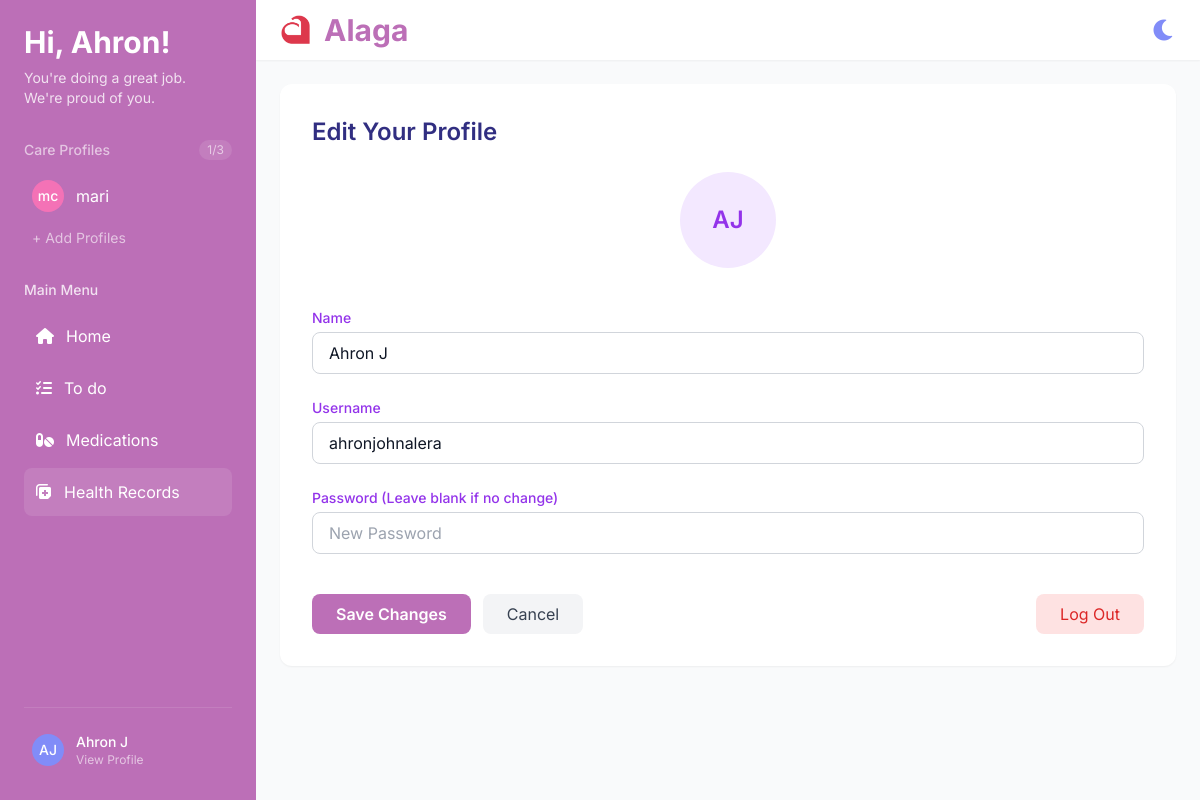
/view_profile (signed in), run on an earlier commit of the app's database.
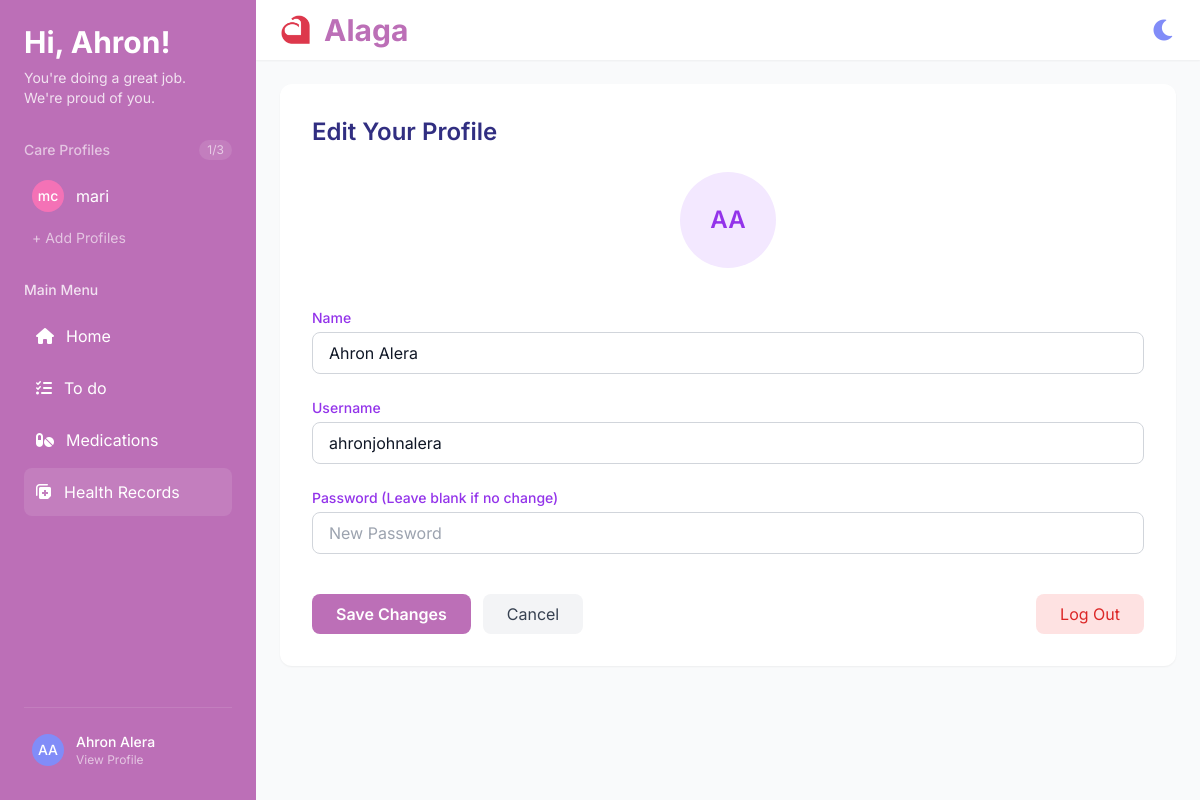
And on a later commit of the database.
### app.py (models this page shows)
class User(db.Model, UserMixin):
    id = db.Column(db.Integer, primary_key=True)
    fullname = db.Column(db.String(20), nullable=False)
    username = db.Column(db.String(20), unique=True, nullable=False)
    password = db.Column(db.String(80), nullable=False)

class CareProfile(db.Model):
    id = db.Column(db.Integer, primary_key=True)
    care_recipient = db.Column(db.String(50), nullable=False)  # who you care for
    relationship = db.Column(db.String(50), nullable=False)    # relationship to them
    user_id = db.Column(db.Integer, db.ForeignKey('user.id'), nullable=False)
    user = db.relationship('User', backref='profiles')

### app.py (the view, shortened to what this page needs)
@app.route('/view_profile', methods=['GET', 'POST'])
@login_required
def view_profile():
    profiles = CareProfile.query.filter_by(user_id=current_user.id).all()
    fullname = current_user.fullname
    username = current_user.username
    initials = get_initials(fullname)
    return render_template('view_profile.html', fullname=fullname, username=username, initials=initials, profiles=profiles)

### app.py (called while the page is built)
@login_manager.user_loader
def load_user(user_id):
    return User.query.get(int(user_id))

@app.context_processor
def utility_processor():
    return dict(get_initials=get_initials)

def get_initials(name):
    parts = name.strip().split()
    initials = ''.join([p[0].upper() for p in parts if p])
    return initials

### templates/view_profile.html (shortened to what this page needs)
<!doctype html>
<html lang="en" class="light">
<head>
  <script src="https://cdn.tailwindcss.com"></script>
  <link rel="stylesheet" href="https://cdnjs.cloudflare.com/ajax/libs/font-awesome/6.0.0-beta3/css/all.min.css">
</head>
<body class="min-h-screen bg-gray-50 dark:bg-gray-900 font-[Inter] text-gray-900 dark:text-white">
<div class="flex h-screen relative">
  <aside id="sidebar" class="sidebar fixed md:static w-64 bg-[#BC6FB7] dark:bg-[#8E57A0] text-white p-6 flex flex-col h-full z-30">
    <div class="flex flex-col items-start mb-8">
      <h1 class="text-3xl font-bold font-montserrat">Hi, {{ fullname.split(' ')[0] }}!</h1>
      <p class="text-white/80 text-sm mt-2">You're doing a great job.<br> We're proud of you.</p>
    </div>
     <div class="mb-8">
      <div class="flex items-center justify-between mb-3">
        <h2 class="text-white/60 text-sm font-medium">Care Profiles</h2>
        <span class="text-xs text-white/60 bg-white/10 px-2 py-0.5 rounded-full">{{ profiles|length }}/3</span>
      </div>
      <div class="space-y-2">
        {% for profile in profiles %}
          <form action="{{ url_for('switch_profile', profile_id=profile.id) }}" method="post">
            <button type="submit" class="w-full flex items-center space-x-3 {% if session.get('active_profile_id')|int == profile.id %}bg-white/10{% endif %} rounded-lg p-2 hover:bg-white/20 transition">
              <div class="w-8 h-8 rounded-full
                {% if loop.index % 3 == 0 %}bg-green-400{% elif loop.index % 3 == 1 %}bg-pink-400{% else %}bg-blue-400{% endif %}
                flex items-center justify-center font-medium text-sm">
                {{ profile.care_recipient[:1] }}{{ profile.relationship[:1] }}
              </div>
              <span>{{ profile.care_recipient }}</span>
            </button>
          </form>
        {% endfor %}
      </div>
      {% if profiles|length < 3 %}
        <a href="{{ url_for('care_profiles') }}" class="w-full block text-sm text-white/60 hover:text-white mt-2 text-left pl-2"> + Add Profiles </a>
      {% else %}
        <a href="{{ url_for('care_profiles')}}" class="w-full block text-sm text-white/60 hover:text-white mt-2 text-left pl-2"> View Care Profiles </a>
      {% endif %}
    </div>
    <nav class="flex-1">
      <h2 class="text-white/80 text-sm font-medium mb-3">Main Menu</h2>
      <div class="space-y-1">
        <a href="{{ url_for('dashboard') }}" class="flex items-center space-x-3 rounded-lg p-3 hover:bg-white/20 dark:hover:bg-white/30 transition">
          <i class="fa-solid fa-house"></i><span>Home</span>
        </a>
        <a href="{{ url_for('todo') }}" class="flex items-center space-x-3 rounded-lg p-3 hover:bg-white/10 dark:hover:bg-white/20 transition">
          <i class="fa-solid fa-list-check"></i><span>To do</span>
        </a>
        <a href="{{ url_for('medications') }}" class="flex items-center space-x-3 rounded-lg p-3 hover:bg-white/10 dark:hover:bg-white/20 transition">
          <i class="fa-solid fa-pills"></i><span>Medications</span>
        </a>
        <a href="{{ url_for('health_records') }}" class="flex items-center space-x-3 bg-white/10 hover:bg-white/20 dark:hover:bg-white/30 rounded-lg p-3 transition">
          <i class="fa-solid fa-notes-medical"></i><span>Health Records</span>
        </a>
      </div>
    </nav>
    <div class="mt-auto pt-4 border-t border-white/10">
      <a href="{{ url_for('view_profile') }}" class="w-full flex items-center space-x-3 rounded-lg p-2 hover:bg-white/10 dark:hover:bg-white/20 transition">
        <div class="w-8 h-8 rounded-full bg-indigo-400 flex items-center justify-center font-medium text-sm">{{ initials }}</div>
        <div class="text-left">
          <div class="text-sm font-medium">{{ fullname }}</div>
          <div class="text-xs text-white/60">View Profile</div>
        </div>
      </a>
    </div>
  </aside>
  <div class="flex-1 flex flex-col overflow-hidden">
    <header class="bg-white dark:bg-gray-800 py-3 px-6 shadow-sm flex items-center justify-between">
      <div class="flex items-center space-x-3">
        <img src="{{ url_for('static', filename='images/alaga_logo_trans.png') }}" alt="Alaga Logo" class="h-8 w-8">
        <h2 class="text-3xl font-bold text-[#BC6FB7] dark:text-white">Alaga</h2>
      </div>
      <button onclick="toggleDarkMode()">
        <i class="fas fa-moon text-indigo-400 hover:text-indigo-600 dark:hover:text-indigo-300 text-2xl"></i>
      </button>
    </header>
    <main class="flex-1 overflow-auto p-6">
      <div class="bg-white dark:bg-gray-800 rounded-xl shadow-sm p-8">
        <h2 class="text-2xl font-semibold text-indigo-900 dark:text-white mb-6">Edit Your Profile</h2>
        <form method="POST" action="{{ url_for('view_profile') }}" class="space-y-6">
          <div class="flex justify-center">
            <div class="w-24 h-24 rounded-full bg-purple-100 dark:bg-purple-300 flex items-center justify-center mb-4">
              <div class="text-2xl font-semibold text-purple-600 dark:text-purple-800">{{ initials }}</div>
            </div>
          </div>
          <div>
            <label for="name" class="block text-sm font-medium text-purple-600 dark:text-purple-300 mb-1">Name</label>
            <input
              type="text"
              id="name"
              name="name"
              value="{{ fullname }}"
              class="w-full px-4 py-2 rounded-lg border border-gray-300 dark:border-gray-600 focus:ring-2 focus:ring-purple-500 focus:border-transparent bg-white dark:bg-gray-700 text-gray-900 dark:text-white"
            >
          </div>
          <div>
            <label for="username" class="block text-sm font-medium text-purple-600 dark:text-purple-300 mb-1">Username</label>
            <input
              type="text"
              id="username"
              name="username"
              value="{{ username }}"
              class="w-full px-4 py-2 rounded-lg border border-gray-300 dark:border-gray-600 focus:ring-2 focus:ring-purple-500 focus:border-transparent bg-white dark:bg-gray-700 text-gray-900 dark:text-white"
            >
          </div>
          <div>
            <label for="password" class="block text-sm font-medium text-purple-600 dark:text-purple-300 mb-1">Password (Leave blank if no change)</label>
            <input type="password" id="password" name="password" placeholder="New Password"
              class="w-full px-4 py-2 rounded-lg border border-gray-300 dark:border-gray-600 focus:ring-2 focus:ring-purple-500 focus:border-transparent bg-white dark:bg-gray-700 text-gray-900 dark:text-white">
          </div>
          <div class="flex items-center justify-between pt-4">
            <div class="flex space-x-3">
              <button type="submit" class="px-6 py-2 bg-[#BC6FB7] hover:bg-[#E57DDE] text-white font-semibold rounded-lg transition">
                Save Changes
              </button>
              <a href="{{ url_for('dashboard') }}" class="px-6 py-2 bg-gray-100 hover:bg-gray-200 dark:bg-gray-700 dark:hover:bg-gray-600 text-gray-700 dark:text-white rounded-lg transition">
                Cancel
              </a>
            </div>
            <a href="{{ url_for('logout') }}" class="px-6 py-2 bg-red-100 hover:bg-red-200 dark:bg-red-400 dark:hover:bg-red-500 text-red-600 dark:text-white rounded-lg transition">
              Log Out
            </a>
          </div>
        </form>
      </div>
    </main>
  </div>
</div>
</body>
</html>

### templates/view_profile.html (style rules this page uses)
.sidebar { transition: transform 0.3s ease-in-out; }

What changed in the data, as far as the page shows it:
changed User "Ahron": fullname "Ahron J" → "Ahron Alera"; name "Ahron J" → "Ahron Alera"
Also different on the page:
{{ initials }}: "AJ" → "AA"
